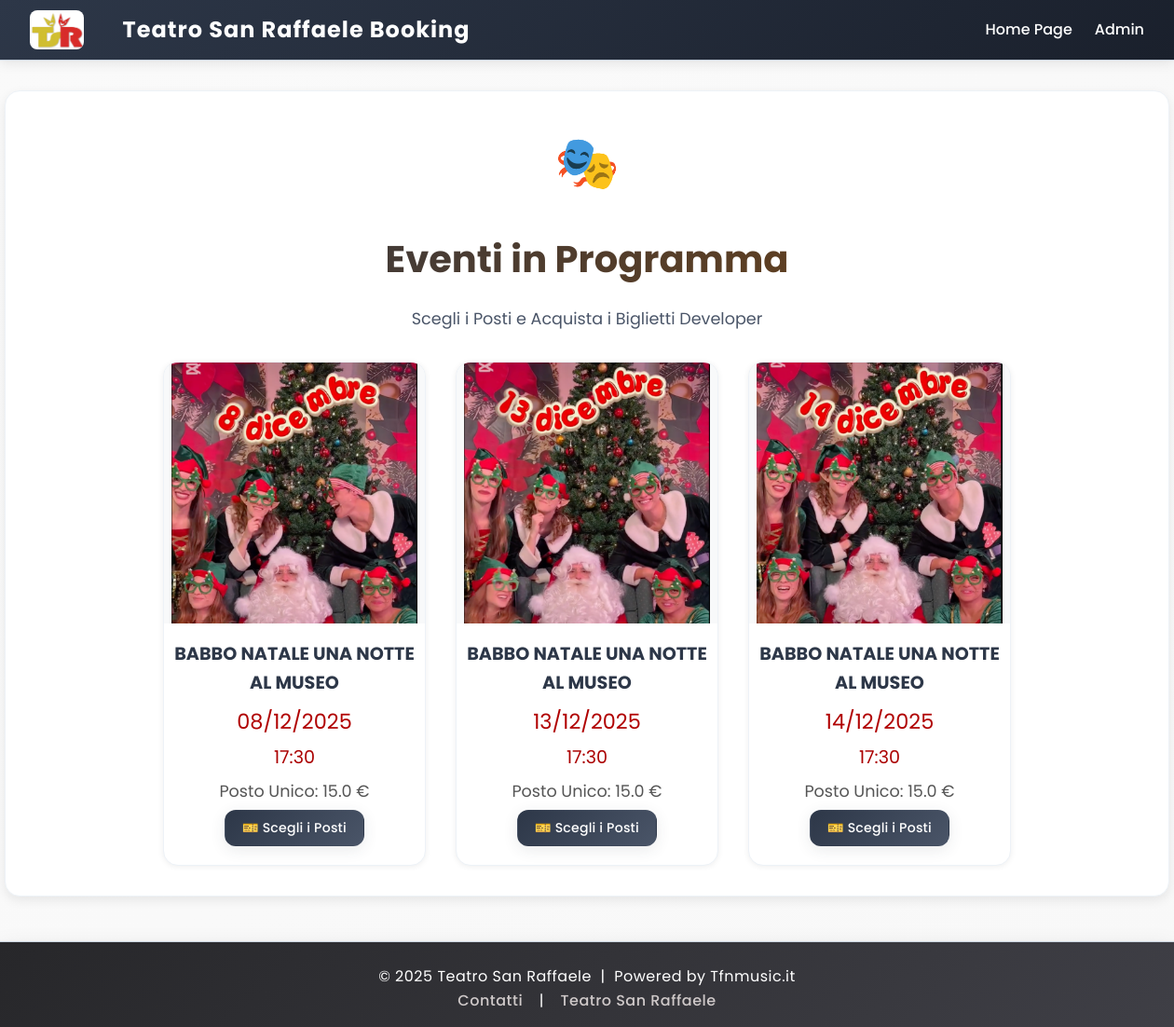
The page / on the database its author committed.
### tables this page shows
CREATE TABLE events (
    id INTEGER PRIMARY KEY AUTOINCREMENT,
    title TEXT NOT NULL,
    date TEXT NOT NULL,
    time TEXT NOT NULL,
    price REAL NOT NULL,
    poster_url TEXT,
    visible INTEGER DEFAULT 1
);

### app.py (the view)
@app.route('/')
def index():
    try:
        events = get_all_events()
        logger.info(f"Caricati {len(events)} eventi visibili per homepage")
        return render_template('index.html', events=events)
    except Exception as e:
        logger.error(f"Errore nel caricamento eventi: {e}")
        flash('Errore nel caricamento degli eventi', 'error')
        return render_template('index.html', events=[])

### app.py (called while the page is built)
@app.context_processor
def inject_now():
    return {'now': datetime.now}

### database.py (called while the page is built)
def get_db():
    conn = sqlite3.connect(DB_PATH)
    conn.row_factory = sqlite3.Row
    return conn

def get_all_events():
    conn = get_db()
    events = conn.execute('SELECT * FROM events WHERE visible = 1').fetchall()
    conn.close()
    return events

### templates/index.html (shortened to what this page needs)
{% extends 'base.html' %}
{% block content %}
<div class="text-center mb-5">
  <div style="font-size: 3.5em; margin-bottom: 16px;">🎭</div>
  <h1
    style="background: linear-gradient(135deg, var(--primary-color), var(--secondary-color)); -webkit-background-clip: text; -webkit-text-fill-color: transparent; background-clip: text; font-size: 2.5em; font-weight: 700; margin-bottom: 16px;">
    Eventi in Programma</h1>
  <p style="color: var(--text-secondary); font-size: 1.1em;">Scegli i Posti e Acquista i Biglietti Developer</p>
</div>
<div class="event-cards">
  {% for event in events |sort(attribute='id', reverse=false) %}
  <div class="event-card">
    {% if event.poster_url %}
    <div class="event-card-img-container">
      <img src="{{ event.poster_url }}" alt="Locandina {{ event.title }}" class="event-card-img">
    </div>
    {% else %}
    <div class="event-card-img event-card-img-placeholder">Nessuna locandina</div>
    {% endif %}
    <div class="event-card-body">
      <h2 class="event-card-title">{{ event.title }}</h2>
      <div class="event-card-date">{{ event.date }}</div>
      <div class="event-card-time">{{ event.time }}</div>
      <div class="event-card-price">Posto Unico: {{ event.price }} €</div>
      <a href="{{ url_for('select_seats', event_id=event.id) }}" class="btn btn-primary">🎫 Scegli i Posti</a>
    </div>
  </div>
  {% endfor %}
</div>
{% endblock %}

### rows shown on the page
events: poster_url (picture), title "BABBO NATALE UNA NOTTE AL MUSEO", date "08/12/2025", time "17:30", price "15.0"
events: poster_url (picture), title "BABBO NATALE UNA NOTTE AL MUSEO", date "13/12/2025", time "17:30", price "15.0"
events: poster_url (picture), title "BABBO NATALE UNA NOTTE AL MUSEO", date "14/12/2025", time "17:30", price "15.0"
